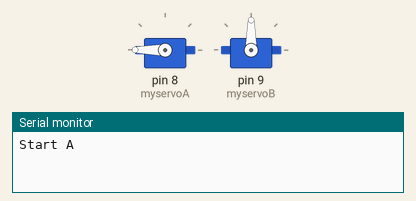
The sketch below on a simulated Arduino Uno, built with avr-gcc and run on an emulated ATmega328P. Parts: 2 × servo, the last lines printed to the serial monitor.

Above: at 0.05 s.
At 2.0 s:
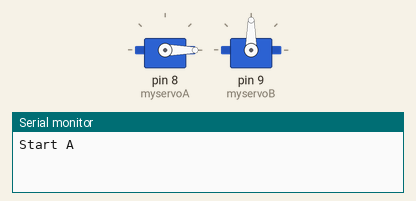
At 3.0 s:
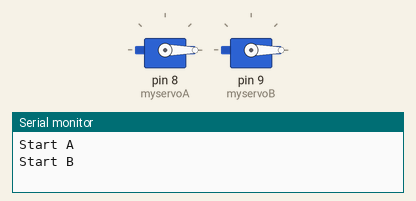
At 4.0 s:
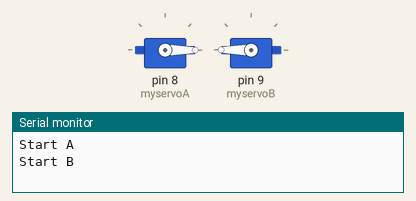
Timing chart, 0 to 5.2 s (numbered marks = the images above):
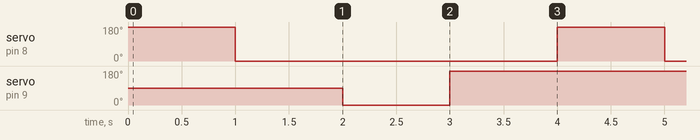

The sketch:

Servo.ino
```cpp
#include <Servo.h>

Servo myservoA;
Servo myservoB;

void setup()
{
  myservoA.attach(8);
  myservoB.attach(9);
  Serial.begin(9600);
}

void loop()
{
    Serial.println("Start A");
    myservoA.write(180);
    delay(1000);
    myservoA.write(0);
    delay(1000);

Serial.println("Start B");
    myservoB.write(0);
    delay(1000);
    myservoB.write(180);
    delay(1000);
}
```

Measured:
- by itself, servo on pin 8 (myservoA): alternates 180° for 1.0 s and 0° for 3.0 s
- by itself, servo on pin 9 (myservoB): alternates 180° for 3.0 s and 0° for 1.0 s
